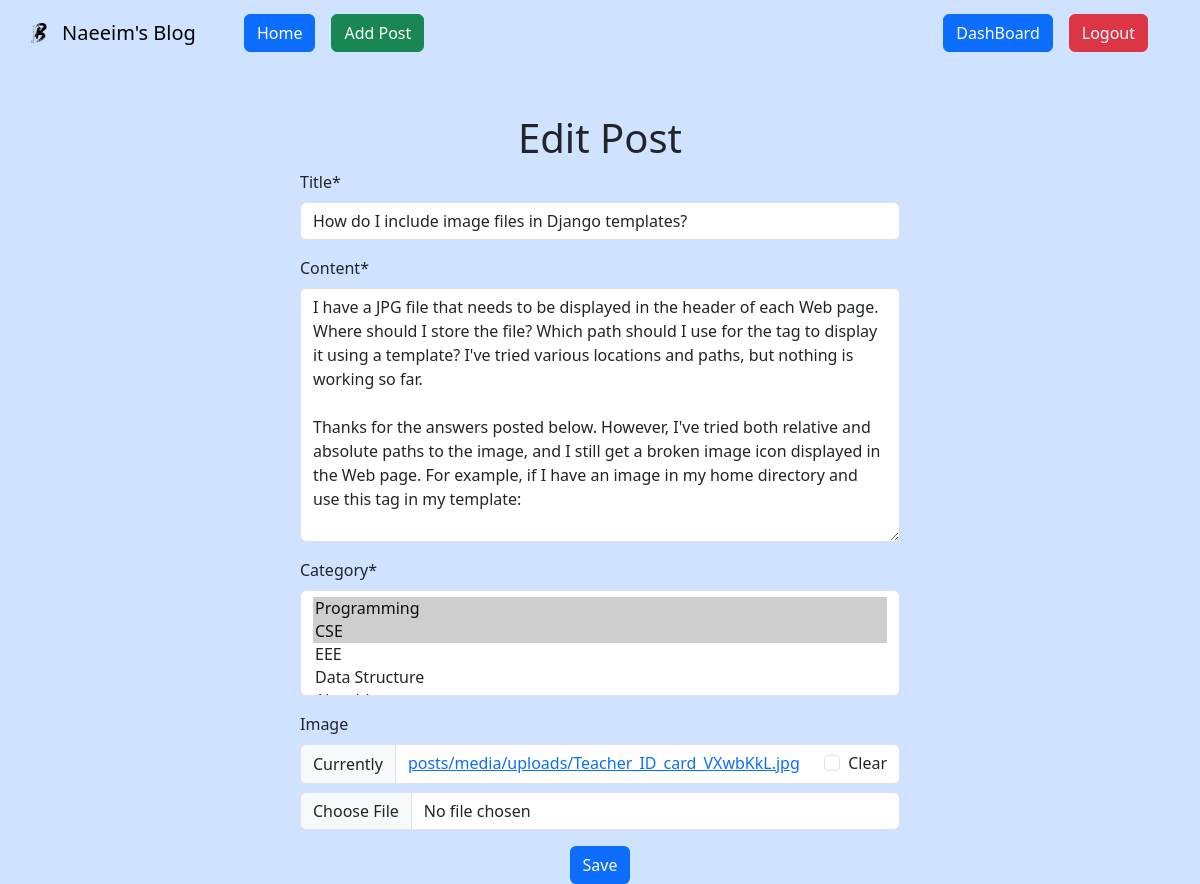
/posts/edit/10 (signed in), run on the app's committed database.
### posts/models.py (models this page shows, shortened)
class Post(models.Model):
    title = models.CharField(max_length=50)
    content = models.TextField()
    category = models.ManyToManyField(Category)
    author = models.ForeignKey(User, on_delete=models.CASCADE)
    image = models.ImageField(upload_to='posts/media/uploads/', blank=True, null=True)

### posts/views.py (the view, shortened to what this page needs)
# urls.py: path('edit/<int:id>', EditPost.as_view(), name="edit_post"),
@method_decorator(login_required, name="dispatch")
class EditPost(UpdateView):
    model = Post
    form_class = PostForm
    template_name = "edit_post.html"
    success_url = reverse_lazy('profile')
    pk_url_kwarg = 'id'

### posts/forms.py
class PostForm(forms.ModelForm):
    class Meta:
        model = Post
        exclude = ['author']

### categories/models.py (called while the page is built)
    def __str__(self) -> str:
        return f"{self.name}"

### posts/templates/edit_post.html (shortened to what this page needs)
{% extends 'base.html' %}
{% load crispy_forms_tags %}
{% block content %}
<h1 class="text-center mt-5">Edit Post</h1>
<form method="post" action="" enctype="multipart/form-data" class="m-auto" style="width:50%">
    {{form | crispy }}
    <div class="d-flex justify-content-center align-items-center">
        <button class="btn bg-primary text-white" type="submit"> Save </button>
    </div>
</form>
{% endblock %}

### data on the page
Post: title "How do I include image files in Django templates?", content "I have a JPG file that needs to be displayed in the header of each Web page. Where should I store the file? Which path should I use for the tag to display it using a template? I've tried various locations and paths, but nothing is working so far. Thanks for the answers posted below. However, I've tried both relative and absolute paths to the image, and I still get a broken image icon displayed in the Web page. For example, if I have an image in my home directory and use this tag in my template:"
